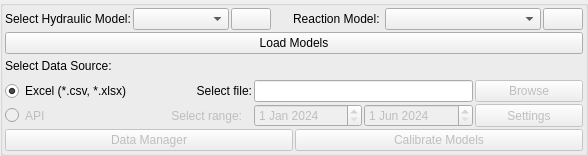
       <widget class="QGroupBox" name="groupBox">
        <property name="sizePolicy">
         <sizepolicy hsizetype="Preferred" vsizetype="Preferred">
          <horstretch>0</horstretch>
          <verstretch>0</verstretch>
         </sizepolicy>
        </property>
        <property name="font">
         <font>
          <weight>50</weight>
          <bold>false</bold>
         </font>
        </property>
        <property name="title">
         <string/>
        </property>
        <layout class="QGridLayout" name="gridLayout_2">
         <property name="leftMargin">
          <number>2</number>
         </property>
         <property name="topMargin">
          <number>2</number>
         </property>
         <property name="rightMargin">
          <number>2</number>
         </property>
         <property name="bottomMargin">
          <number>2</number>
         </property>
         <property name="spacing">
          <number>2</number>
         </property>
         <item row="0" column="0">
          <layout class="QHBoxLayout" name="horizontalLayout">
           <item>
            <widget class="QLabel" name="label">
             <property name="sizePolicy">
              <sizepolicy hsizetype="Preferred" vsizetype="Preferred">
               <horstretch>0</horstretch>
               <verstretch>0</verstretch>
              </sizepolicy>
             </property>
             <property name="text">
              <string>Select Hydraulic Model:</string>
             </property>
             <property name="wordWrap">
              <bool>false</bool>
             </property>
            </widget>
           </item>
           <item>
            <widget class="QComboBox" name="network_models">
             <property name="sizePolicy">
              <sizepolicy hsizetype="Preferred" vsizetype="Preferred">
               <horstretch>0</horstretch>
               <verstretch>0</verstretch>
              </sizepolicy>
             </property>
             <item>
              <property name="text">
               <string/>
              </property>
             </item>
             <item>
              <property name="text">
               <string>CY-DBP.inp</string>
              </property>
             </item>
            </widget>
           </item>
           <item>
            <widget class="QPushButton" name="info_hydraulic">
             <property name="sizePolicy">
              <sizepolicy hsizetype="Preferred" vsizetype="Preferred">
               <horstretch>0</horstretch>
               <verstretch>0</verstretch>
              </sizepolicy>
             </property>
             <property name="styleSheet">
              <string notr="true"/>
             </property>
             <property name="text">
              <string/>
             </property>
            </widget>
           </item>
           <item>
            <spacer name="horizontalSpacer">
             <property name="sizePolicy">
              <sizepolicy hsizetype="Preferred" vsizetype="Minimum">
               <horstretch>0</horstretch>
               <verstretch>0</verstretch>
              </sizepolicy>
             </property>
             <property name="orientation">
              <enum>Qt::Horizontal</enum>
             </property>
             <property name="sizeType">
              <enum>QSizePolicy::Preferred</enum>
             </property>
             <property name="sizeHint" stdset="0">
              <size>
               <width>20</width>
               <height>20</height>
              </size>
             </property>
            </spacer>
           </item>
           <item>
            <widget class="QLabel" name="label_5">
             <property name="sizePolicy">
              <sizepolicy hsizetype="Preferred" vsizetype="Preferred">
               <horstretch>0</horstretch>
               <verstretch>0</verstretch>
              </sizepolicy>
             </property>
             <property name="text">
              <string>Reaction Model: </string>
             </property>
             <property name="wordWrap">
              <bool>true</bool>
             </property>
            </widget>
           </item>
           <item>
            <widget class="QComboBox" name="reaction_models">
             <property name="sizePolicy">
              <sizepolicy hsizetype="Preferred" vsizetype="Preferred">
               <horstretch>0</horstretch>
               <verstretch>0</verstretch>
              </sizepolicy>
             </property>
             <item>
              <property name="text">
               <string/>
              </property>
             </item>
             <item>
              <property name="text">
               <string>THMs_HAAs_Pilot.msx</string>
              </property>
             </item>
            </widget>
           </item>
           <item>
            <widget class="QPushButton" name="info_reaction">
             <property name="sizePolicy">
              <sizepolicy hsizetype="Preferred" vsizetype="Preferred">
               <horstretch>0</horstretch>
               <verstretch>0</verstretch>
              </sizepolicy>
             </property>
             <property name="text">
              <string/>
             </property>
            </widget>
           </item>
          </layout>
         </item>
         <item row="5" column="0">
          <layout class="QHBoxLayout" name="horizontalLayout_18">
           <item>
            <widget class="QPushButton" name="data_manager">
             <property name="enabled">
              <bool>false</bool>
             </property>
             <property name="sizePolicy">
              <sizepolicy hsizetype="Preferred" vsizetype="Preferred">
               <horstretch>0</horstretch>
               <verstretch>0</verstretch>
              </sizepolicy>
             </property>
             <property name="text">
              <string>Data Manager</string>
             </property>
            </widget>
           </item>
           <item>
            <widget class="QPushButton" name="calibrate_models">
             <property name="enabled">
              <bool>false</bool>
             </property>
             <property name="sizePolicy">
              <sizepolicy hsizetype="Preferred" vsizetype="Preferred">
               <horstretch>0</horstretch>
               <verstretch>0</verstretch>
              </sizepolicy>
             </property>
             <property name="text">
              <string>Calibrate Models</string>
             </property>
            </widget>
           </item>
          </layout>
         </item>
         <item row="1" column="0">
          <layout class="QHBoxLayout" name="horizontalLayout_17">
           <item>
            <widget class="QPushButton" name="loadmodels">
             <property name="sizePolicy">
              <sizepolicy hsizetype="Preferred" vsizetype="Preferred">
               <horstretch>0</horstretch>
               <verstretch>0</verstretch>
              </sizepolicy>
             </property>
             <property name="text">
              <string>Load Models</string>
             </property>
            </widget>
           </item>
          </layout>
         </item>
         <item row="3" column="0">
          <layout class="QHBoxLayout" name="horizontalLayout_3">
           <item>
            <widget class="Line" name="line_6">
             <property name="sizePolicy">
              <sizepolicy hsizetype="Preferred" vsizetype="Preferred">
               <horstretch>0</horstretch>
               <verstretch>0</verstretch>
              </sizepolicy>
             </property>
             <property name="orientation">
              <enum>Qt::Vertical</enum>
             </property>
            </widget>
           </item>
          </layout>
         </item>
         <item row="2" column="0">
          <layout class="QHBoxLayout" name="horizontalLayout_10">
           <item>
            <widget class="QLabel" name="label_3">
             <property name="sizePolicy">
              <sizepolicy hsizetype="Preferred" vsizetype="Preferred">
               <horstretch>0</horstretch>
               <verstretch>0</verstretch>
              </sizepolicy>
             </property>
             <property name="text">
              <string>Select Data Source:</string>
             </property>
             <property name="wordWrap">
              <bool>true</bool>
             </property>
            </widget>
           </item>
           <item>
            <spacer name="horizontalSpacer_7">
             <property name="sizePolicy">
              <sizepolicy hsizetype="Preferred" vsizetype="Minimum">
               <horstretch>0</horstretch>
               <verstretch>0</verstretch>
              </sizepolicy>
             </property>
             <property name="orientation">
              <enum>Qt::Horizontal</enum>
             </property>
             <property name="sizeType">
              <enum>QSizePolicy::Preferred</enum>
             </property>
             <property name="sizeHint" stdset="0">
              <size>
               <width>40</width>
               <height>20</height>
              </size>
             </property>
            </spacer>
           </item>
          </layout>
         </item>
         <item row="4" column="0">
          <layout class="QGridLayout" name="gridLayout_15">
           <item row="1" column="2">
            <widget class="QDateEdit" name="start_date">
             <property name="enabled">
              <bool>false</bool>
             </property>
             <property name="sizePolicy">
              <sizepolicy hsizetype="Preferred" vsizetype="Preferred">
               <horstretch>0</horstretch>
               <verstretch>0</verstretch>
              </sizepolicy>
             </property>
             <property name="dateTime">
              <datetime>
               <hour>0</hour>
               <minute>0</minute>
               <second>0</second>
               <year>2024</year>
               <month>1</month>
               <day>1</day>
              </datetime>
             </property>
            </widget>
           </item>
           <item row="1" column="1">
            <widget class="QLabel" name="label_2">
             <property name="enabled">
              <bool>false</bool>
             </property>
             <property name="sizePolicy">
              <sizepolicy hsizetype="Preferred" vsizetype="Preferred">
               <horstretch>0</horstretch>
               <verstretch>0</verstretch>
              </sizepolicy>
             </property>
             <property name="text">
              <string>Select range:   </string>
             </property>
             <property name="alignment">
              <set>Qt::AlignRight|Qt::AlignTrailing|Qt::AlignVCenter</set>
             </property>
            </widget>
           </item>
           <item row="0" column="0">
            <widget class="QRadioButton" name="radio_excel">
             <property name="sizePolicy">
              <sizepolicy hsizetype="Preferred" vsizetype="Preferred">
               <horstretch>0</horstretch>
               <verstretch>0</verstretch>
              </sizepolicy>
             </property>
             <property name="text">
              <string>Excel (*.csv, *.xlsx)   </string>
             </property>
             <property name="checked">
              <bool>true</bool>
             </property>
            </widget>
           </item>
           <item row="0" column="2" colspan="2">
            <widget class="QLineEdit" name="excel_path">
             <property name="sizePolicy">
              <sizepolicy hsizetype="Preferred" vsizetype="Preferred">
               <horstretch>0</horstretch>
               <verstretch>0</verstretch>
              </sizepolicy>
             </property>
            </widget>
           </item>
           <item row="1" column="3">
            <widget class="QDateEdit" name="end_date">
             <property name="enabled">
              <bool>false</bool>
             </property>
             <property name="sizePolicy">
              <sizepolicy hsizetype="Preferred" vsizetype="Preferred">
               <horstretch>0</horstretch>
               <verstretch>0</verstretch>
              </sizepolicy>
             </property>
             <property name="dateTime">
              <datetime>
               <hour>0</hour>
               <minute>0</minute>
               <second>0</second>
               <year>2024</year>
               <month>6</month>
               <day>1</day>
              </datetime>
             </property>
            </widget>
           </item>
           <item row="0" column="1">
            <widget class="QLabel" name="label_6">
             <property name="sizePolicy">
              <sizepolicy hsizetype="Preferred" vsizetype="Preferred">
               <horstretch>0</horstretch>
               <verstretch>0</verstretch>
              </sizepolicy>
             </property>
             <property name="text">
              <string>Select file:</string>
             </property>
             <property name="alignment">
              <set>Qt::AlignRight|Qt::AlignTrailing|Qt::AlignVCenter</set>
             </property>
            </widget>
           </item>
           <item row="1" column="0">
            <layout class="QHBoxLayout" name="horizontalLayout_11">
             <item>
              <widget class="QRadioButton" name="radio_api">
               <property name="enabled">
                <bool>false</bool>
               </property>
               <property name="sizePolicy">
                <sizepolicy hsizetype="Preferred" vsizetype="Preferred">
                 <horstretch>0</horstretch>
                 <verstretch>0</verstretch>
                </sizepolicy>
               </property>
               <property name="text">
                <string>API</string>
               </property>
              </widget>
             </item>
            </layout>
           </item>
           <item row="1" column="5">
            <widget class="QPushButton" name="api_settings">
             <property name="enabled">
              <bool>false</bool>
             </property>
             <property name="sizePolicy">
              <sizepolicy hsizetype="Preferred" vsizetype="Preferred">
               <horstretch>0</horstretch>
               <verstretch>0</verstretch>
              </sizepolicy>
             </property>
             <property name="text">
              <string>Settings</string>
             </property>
            </widget>
           </item>
           <item row="0" column="5">
            <widget class="QPushButton" name="loadexcel">
             <property name="enabled">
              <bool>false</bool>
             </property>
             <property name="sizePolicy">
              <sizepolicy hsizetype="Preferred" vsizetype="Preferred">
               <horstretch>0</horstretch>
               <verstretch>0</verstretch>
              </sizepolicy>
             </property>
             <property name="text">
              <string>Browse</string>
             </property>
            </widget>
           </item>
          </layout>
         </item>
        </layout>
       </widget>
